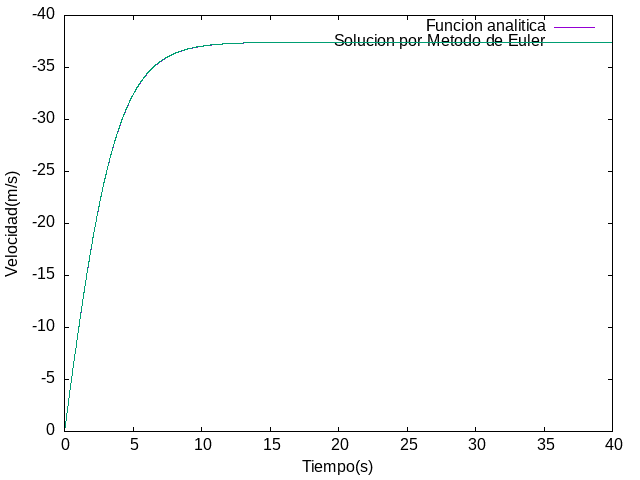

Write gnuplot code to recreate this figure.
set term png 
set output 'comparativa.png' 
set xrange [0:40] 
set yrange [0:-40] 
set xlabel 'Tiempo(s)'
set ylabel 'Velocidad(m/s)'
plot 'analitico.dat' u 1:2 w l title 'Funcion analitica', 'euler.dat' u 1:2 w l title 'Solucion por Metodo de Euler'